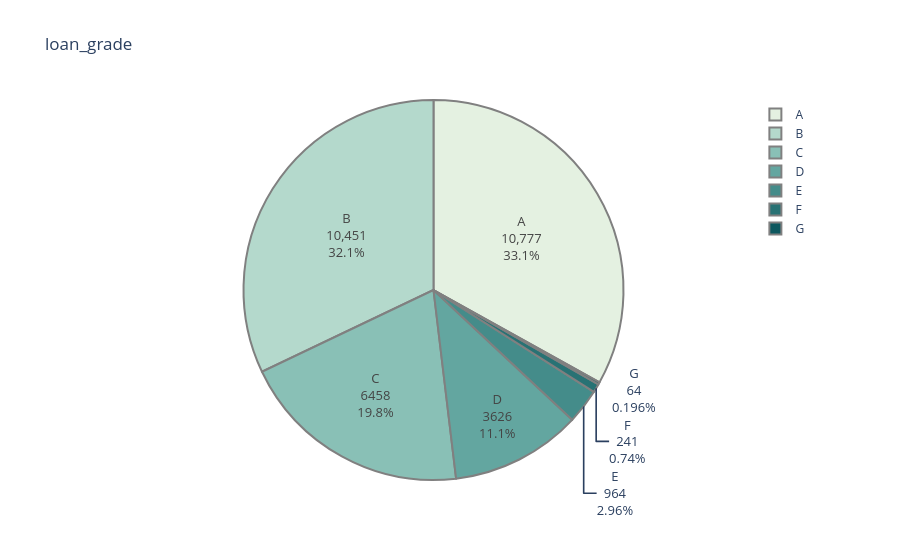

Notebook code cell kept with this figure:
### Code cell
level_counts=data.loan_grade.value_counts()
fig=px.pie(values=level_counts.values,
          names=level_counts.index,
          color_discrete_sequence=px.colors.sequential.Mint,
          title= 'loan_grade'
          )
fig.update_traces(textinfo='label+percent+value', textfont_size=13,
                  marker=dict(line=dict(color='#102000', width=0.2)))

fig.data[0].marker.line.width = 2
fig.data[0].marker.line.color='gray'
fig.show()

### Figure 1 — Plotly figure (JSON) as saved in the notebook; plotly's stock layout.template omitted (floating-point values rounded to 4 significant figures)
{"data": [{"domain": {"x": [0.0, 1.0], "y": [0.0, 1.0]}, "hovertemplate": "label=%{label}<br>value=%{value}<extra></extra>", "labels": ["A", "B", "C", "D", "E", "F", "G"], "legendgroup": "", "name": "", "showlegend": true, "values": [10777, 10451, 6458, 3626, 964, 241, 64], "type": "pie", "textfont": {"size": 13}, "marker": {"line": {"color": "gray", "width": 2}}, "textinfo": "label+percent+value"}], "layout": {"legend": {"tracegroupgap": 0}, "title": {"text": "loan_grade"}, "piecolorway": ["rgb(228, 241, 225)", "rgb(180, 217, 204)", "rgb(137, 192, 182)", "rgb(99, 166, 160)", "rgb(68, 140, 138)", "rgb(40, 114, 116)", "rgb(13, 88, 95)"]}}
